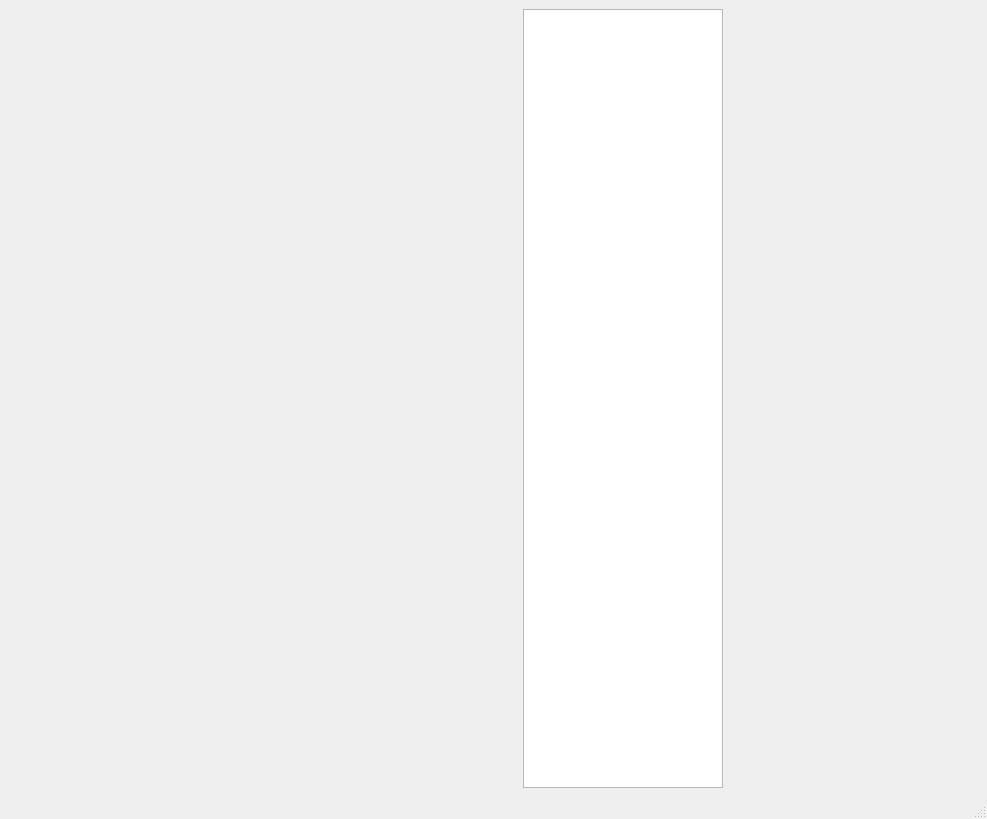
<?xml version="1.0" encoding="UTF-8"?>
<ui version="4.0">
 <class>MainWindow</class>
 <widget class="QMainWindow" name="MainWindow">
  <property name="geometry">
   <rect>
    <x>0</x>
    <y>0</y>
    <width>987</width>
    <height>819</height>
   </rect>
  </property>
  <property name="sizePolicy">
   <sizepolicy hsizetype="Expanding" vsizetype="Expanding">
    <horstretch>0</horstretch>
    <verstretch>0</verstretch>
   </sizepolicy>
  </property>
  <property name="windowTitle">
   <string>MainWindow</string>
  </property>
  <widget class="QWidget" name="centralwidget">
   <layout class="QGridLayout" name="gridLayout">
    <item row="0" column="0">
     <widget class="QWidget" name="mplwindow" native="true">
      <property name="sizePolicy">
       <sizepolicy hsizetype="Fixed" vsizetype="Preferred">
        <horstretch>0</horstretch>
        <verstretch>0</verstretch>
       </sizepolicy>
      </property>
      <widget class="QPushButton" name="pushButton">
       <property name="geometry">
        <rect>
         <x>9</x>
         <y>368</y>
         <width>131</width>
         <height>81</height>
        </rect>
       </property>
       <property name="text">
        <string>File Open</string>
       </property>
      </widget>
     </widget>
    </item>
    <item row="0" column="1">
     <widget class="QListWidget" name="mplfigs">
      <property name="sizePolicy">
       <sizepolicy hsizetype="Maximum" vsizetype="Expanding">
        <horstretch>0</horstretch>
        <verstretch>0</verstretch>
       </sizepolicy>
      </property>
      <property name="maximumSize">
       <size>
        <width>200</width>
        <height>16777215</height>
       </size>
      </property>
     </widget>
    </item>
   </layout>
  </widget>
  <widget class="QMenuBar" name="menubar">
   <property name="geometry">
    <rect>
     <x>0</x>
     <y>0</y>
     <width>987</width>
     <height>21</height>
    </rect>
   </property>
  </widget>
  <widget class="QStatusBar" name="statusbar"/>
 </widget>
 <resources/>
 <connections/>
</ui>
